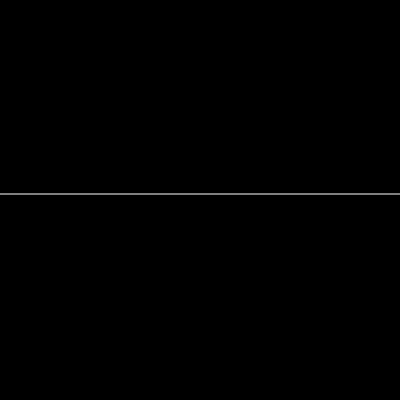
Frame 1 (no input)
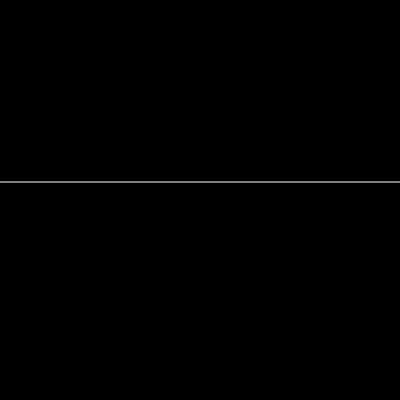
Frame 2 (the mouse pressed at the canvas centre, redrawn once)

The p5.js sketch that drew these frames (run headless with seeded random() and noise() and a simulated clock; the mouse was pressed at the canvas centre and the sketch redrawn once):

// p5.js sketch
// ── sketch.js
let y = 200;
function setup() {
  createCanvas(400, 400);
  stroke(255);
  frameRate(30);
  noLoop();
}

function draw() {
  background(0);
  y = y - 6;
  if (y < 0) {
    y = height;
  }
  line(0,y,width,y);
}
function mousePressed() {
  loop();
}
